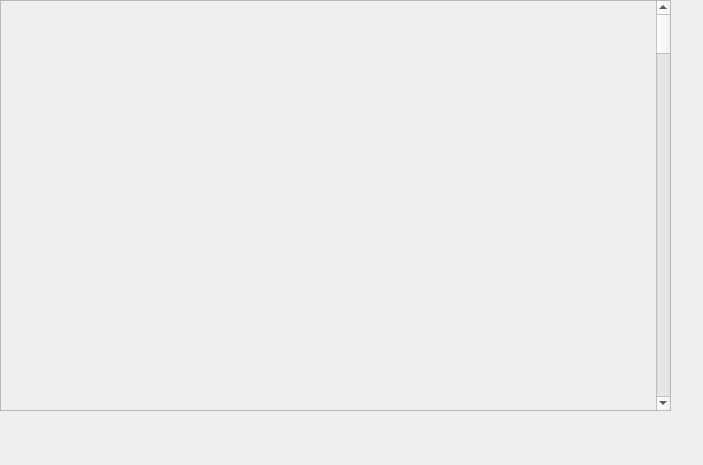
<?xml version="1.0" encoding="UTF-8"?>
<ui version="4.0">
 <class>Form</class>
 <widget class="QWidget" name="Form">
  <property name="geometry">
   <rect>
    <x>0</x>
    <y>0</y>
    <width>703</width>
    <height>465</height>
   </rect>
  </property>
  <property name="windowTitle">
   <string>Form</string>
  </property>
  <widget class="QScrollArea" name="scrollArea_2">
   <property name="geometry">
    <rect>
     <x>0</x>
     <y>0</y>
     <width>671</width>
     <height>411</height>
    </rect>
   </property>
   <property name="styleSheet">
    <string notr="true"/>
   </property>
   <property name="widgetResizable">
    <bool>true</bool>
   </property>
   <widget class="QWidget" name="scrollAreaWidgetContents_2">
    <property name="geometry">
     <rect>
      <x>0</x>
      <y>0</y>
      <width>651</width>
      <height>7000</height>
     </rect>
    </property>
    <property name="minimumSize">
     <size>
      <width>0</width>
      <height>7000</height>
     </size>
    </property>
    <property name="maximumSize">
     <size>
      <width>16777215</width>
      <height>16777215</height>
     </size>
    </property>
    <widget class="QWidget" name="verticalLayoutWidget_3">
     <property name="geometry">
      <rect>
       <x>0</x>
       <y>0</y>
       <width>661</width>
       <height>7000</height>
      </rect>
     </property>
     <layout class="QVBoxLayout" name="verticalLayout_3">
      <property name="spacing">
       <number>6</number>
      </property>
      <item>
       <widget class="caInclude" name="cainclude_17">
        <property name="minimumSize">
         <size>
          <width>0</width>
          <height>0</height>
         </size>
        </property>
        <property name="macro">
         <string notr="true">EVR=$(EVR),ID=0</string>
        </property>
        <property name="filename" stdset="0">
         <string notr="true">G_EVR_pulser_withGate.ui</string>
        </property>
       </widget>
      </item>
      <item>
       <widget class="caInclude" name="cainclude_18">
        <property name="macro">
         <string notr="true">EVR=$(EVR),ID=1</string>
        </property>
        <property name="filename" stdset="0">
         <string notr="true">G_EVR_pulser_withGate.ui</string>
        </property>
       </widget>
      </item>
      <item>
       <widget class="caInclude" name="cainclude_19">
        <property name="macro">
         <string notr="true">EVR=$(EVR),ID=2</string>
        </property>
        <property name="filename" stdset="0">
         <string notr="true">G_EVR_pulser_withGate.ui</string>
        </property>
       </widget>
      </item>
      <item>
       <widget class="caInclude" name="cainclude_20">
        <property name="macro">
         <string notr="true">EVR=$(EVR),ID=3</string>
        </property>
        <property name="filename" stdset="0">
         <string notr="true">G_EVR_pulser_withGate.ui</string>
        </property>
       </widget>
      </item>
      <item>
       <widget class="caInclude" name="cainclude_21">
        <property name="macro">
         <string notr="true">EVR=$(EVR),ID=4</string>
        </property>
        <property name="filename" stdset="0">
         <string notr="true">G_EVR_pulser_withGate.ui</string>
        </property>
       </widget>
      </item>
      <item>
       <widget class="caInclude" name="cainclude_292">
        <property name="macro">
         <string notr="true">EVR=$(EVR),ID=5</string>
        </property>
        <property name="filename" stdset="0">
         <string notr="true">G_EVR_pulser_withGate.ui</string>
        </property>
       </widget>
      </item>
      <item>
       <widget class="caInclude" name="cainclude_549">
        <property name="macro">
         <string notr="true">EVR=$(EVR),ID=6</string>
        </property>
        <property name="filename" stdset="0">
         <string notr="true">G_EVR_pulser_withGate.ui</string>
        </property>
       </widget>
      </item>
      <item>
       <widget class="caInclude" name="cainclude_550">
        <property name="macro">
         <string notr="true">EVR=$(EVR),ID=7</string>
        </property>
        <property name="filename" stdset="0">
         <string notr="true">G_EVR_pulser_withGate.ui</string>
        </property>
       </widget>
      </item>
      <item>
       <widget class="caInclude" name="cainclude_551">
        <property name="macro">
         <string notr="true">EVR=$(EVR),ID=8</string>
        </property>
        <property name="filename" stdset="0">
         <string notr="true">G_EVR_pulser_withGate.ui</string>
        </property>
       </widget>
      </item>
      <item>
       <widget class="caInclude" name="cainclude_552">
        <property name="macro">
         <string notr="true">EVR=$(EVR),ID=9</string>
        </property>
        <property name="filename" stdset="0">
         <string notr="true">G_EVR_pulser_withGate.ui</string>
        </property>
       </widget>
      </item>
      <item>
       <widget class="caInclude" name="cainclude_553">
        <property name="macro">
         <string notr="true">EVR=$(EVR),ID=10</string>
        </property>
        <property name="filename" stdset="0">
         <string notr="true">G_EVR_pulser_withGate.ui</string>
        </property>
       </widget>
      </item>
      <item>
       <widget class="caInclude" name="cainclude_554">
        <property name="macro">
         <string notr="true">EVR=$(EVR),ID=11</string>
        </property>
        <property name="filename" stdset="0">
         <string notr="true">G_EVR_pulser_withGate.ui</string>
        </property>
       </widget>
      </item>
      <item>
       <widget class="caInclude" name="cainclude_555">
        <property name="macro">
         <string notr="true">EVR=$(EVR),ID=12</string>
        </property>
        <property name="filename" stdset="0">
         <string notr="true">G_EVR_pulser_withGate.ui</string>
        </property>
       </widget>
      </item>
      <item>
       <widget class="caInclude" name="cainclude_556">
        <property name="macro">
         <string notr="true">EVR=$(EVR),ID=13</string>
        </property>
        <property name="filename" stdset="0">
         <string notr="true">G_EVR_pulser_withGate.ui</string>
        </property>
       </widget>
      </item>
      <item>
       <widget class="caInclude" name="cainclude_557">
        <property name="macro">
         <string notr="true">EVR=$(EVR),ID=14</string>
        </property>
        <property name="filename" stdset="0">
         <string notr="true">G_EVR_pulser_withGate.ui</string>
        </property>
       </widget>
      </item>
      <item>
       <widget class="caInclude" name="cainclude_558">
        <property name="macro">
         <string notr="true">EVR=$(EVR),ID=15</string>
        </property>
        <property name="filename" stdset="0">
         <string notr="true">G_EVR_pulser_withGate.ui</string>
        </property>
       </widget>
      </item>
      <item>
       <widget class="caInclude" name="cainclude_558">
        <property name="macro">
         <string notr="true">EVR=$(EVR),ID=16</string>
        </property>
        <property name="filename" stdset="0">
         <string notr="true">G_EVR_pulser_withGate.ui</string>
        </property>
       </widget>
      </item>
      <item>
       <widget class="caInclude" name="cainclude_558">
        <property name="macro">
         <string notr="true">EVR=$(EVR),ID=17</string>
        </property>
        <property name="filename" stdset="0">
         <string notr="true">G_EVR_pulser_withGate.ui</string>
        </property>
       </widget>
      </item>
      <item>
       <widget class="caInclude" name="cainclude_558">
        <property name="macro">
         <string notr="true">EVR=$(EVR),ID=18</string>
        </property>
        <property name="filename" stdset="0">
         <string notr="true">G_EVR_pulser_withGate.ui</string>
        </property>
       </widget>
      </item>
      <item>
       <widget class="caInclude" name="cainclude_558">
        <property name="macro">
         <string notr="true">EVR=$(EVR),ID=19</string>
        </property>
        <property name="filename" stdset="0">
         <string notr="true">G_EVR_pulser_withGate.ui</string>
        </property>
       </widget>
      </item>
      <item>
       <widget class="caInclude" name="cainclude_558">
        <property name="macro">
         <string notr="true">EVR=$(EVR),ID=20</string>
        </property>
        <property name="filename" stdset="0">
         <string notr="true">G_EVR_pulser_withGate.ui</string>
        </property>
       </widget>
      </item>
      <item>
       <widget class="caInclude" name="cainclude_558">
        <property name="macro">
         <string notr="true">EVR=$(EVR),ID=21</string>
        </property>
        <property name="filename" stdset="0">
         <string notr="true">G_EVR_pulser_withGate.ui</string>
        </property>
       </widget>
      </item>
      <item>
       <widget class="caInclude" name="cainclude_558">
        <property name="macro">
         <string notr="true">EVR=$(EVR),ID=22</string>
        </property>
        <property name="filename" stdset="0">
         <string notr="true">G_EVR_pulser_withGate.ui</string>
        </property>
       </widget>
      </item>
      <item>
       <widget class="caInclude" name="cainclude_558">
        <property name="macro">
         <string notr="true">EVR=$(EVR),ID=23</string>
        </property>
        <property name="filename" stdset="0">
         <string notr="true">G_EVR_pulser_withGate.ui</string>
        </property>
       </widget>
      </item>
     </layout>
    </widget>
   </widget>
  </widget>
 </widget>
 <customwidgets>
  <customwidget>
   <class>caInclude</class>
   <extends>QWidget</extends>
   <header>caInclude</header>
  </customwidget>
 </customwidgets>
 <resources/>
 <connections/>
</ui>
